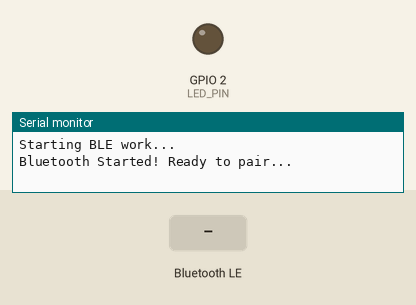
Bench run of a program on a simulated ESP32-S3. Shown: output pins drawn as LEDs (lit = HIGH), the last lines printed to the serial monitor. Inputs (shaded band) come from the test bench. Nothing arrives over Bluetooth unless stated; a phone connects over Bluetooth LE 3 s after start.

Above: at 1.2 s.
1.3 s: Bluetooth LE write "1" received
At 1.6 s:
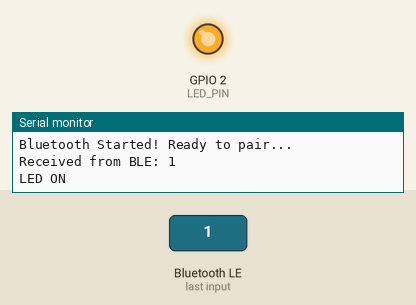
2.8 s: Bluetooth LE write "0" received
At 4.0 s:
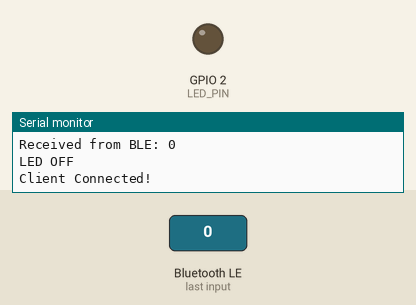
Timing chart, 0 to 5.8 s (numbered marks = the images above; inputs shaded):
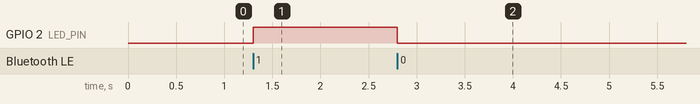

Measured:
- after the input at 1.3 s, GPIO 2 (LED_PIN): LOW → HIGH at once
- after the input at 2.8 s, GPIO 2 (LED_PIN): HIGH → LOW at once

The program:

main.cpp
```cpp
#include <Arduino.h>
#include <BLEDevice.h>
#include <BLEServer.h>
#include <BLEUtils.h>
#include <BLE2902.h>

#define LED_PIN 2   // GPIO cho LED

// UUID cho Service và Characteristic
#define SERVICE_UUID        "4fafc201-1fb5-459e-8fcc-c5c9c331914b"
#define CHARACTERISTIC_UUID "beb5483e-36e1-4688-b7f5-ea07361b26a8"

BLEServer* pServer = NULL;
BLECharacteristic* pCharacteristic = NULL;
bool deviceConnected = false;

// Callback xử lý khi Client kết nối / ngắt kết nối
class MyServerCallbacks: public BLEServerCallbacks {
  void onConnect(BLEServer* pServer) {
    deviceConnected = true;
    Serial.println("Client Connected!");
  };

  void onDisconnect(BLEServer* pServer) {
    deviceConnected = false;
    Serial.println("Client Disconnected!");
    BLEDevice::startAdvertising(); // Quảng bá lại để client khác kết nối
  }
};

// Callback xử lý khi Client ghi dữ liệu vào Characteristic
class MyCharacteristicCallbacks: public BLECharacteristicCallbacks {
  void onWrite(BLECharacteristic* pCharacteristic) {
    std::string rxValue = pCharacteristic->getValue();

    if (rxValue.length() > 0) {
      Serial.print("Received from BLE: ");
      Serial.println(rxValue.c_str());

      // Nếu client gửi "1" thì bật LED, "0" thì tắt LED
      if (rxValue == "1") {
        digitalWrite(LED_PIN, HIGH);
        Serial.println("LED ON");
      } else if (rxValue == "0") {
        digitalWrite(LED_PIN, LOW);
        Serial.println("LED OFF");
      }
    }
  }
};

void setup() {
  Serial.begin(115200);
  pinMode(LED_PIN, OUTPUT);
  digitalWrite(LED_PIN, LOW);

  Serial.println("Starting BLE work...");

  // 1. Khởi tạo BLE
  BLEDevice::init("ESP32S3_BLE_UART_LED");

  // 2. Tạo BLE Server
  pServer = BLEDevice::createServer();
  pServer->setCallbacks(new MyServerCallbacks());

  // 3. Tạo BLE Service
  BLEService* pService = pServer->createService(SERVICE_UUID);

  // 4. Tạo BLE Characteristic (Read, Write, Notify)
  pCharacteristic = pService->createCharacteristic(
    CHARACTERISTIC_UUID,
    BLECharacteristic::PROPERTY_READ   |
    BLECharacteristic::PROPERTY_WRITE  |
    BLECharacteristic::PROPERTY_NOTIFY
  );

  // Gán callback khi có Client ghi dữ liệu
  pCharacteristic->setCallbacks(new MyCharacteristicCallbacks());

  // Thêm Descriptor để client có thể bật Notify
  pCharacteristic->addDescriptor(new BLE2902());

  // 5. Start Service
  pService->start();

  // 6. Quảng bá (Advertising)
  BLEAdvertising* pAdvertising = BLEDevice::getAdvertising();
  pAdvertising->addServiceUUID(SERVICE_UUID);
  pAdvertising->setScanResponse(true);
  BLEDevice::startAdvertising();

  Serial.println("Bluetooth Started! Ready to pair...");
}

void loop() {

  if (Serial.available()) {
    String rxData = Serial.readStringUntil('\n');
    rxData.trim();
    rxData.replace("\n", "");
    rxData.replace("\r", "");

    if (deviceConnected) {
      pCharacteristic->setValue(rxData.c_str());
      pCharacteristic->notify();
      Serial.print("Send to BLE Client: ");
      Serial.println(rxData);
    }
  }

  delay(200);
}
```
